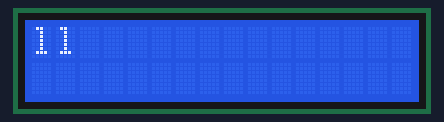
Bench run of a program on a simulated Raspberry Pi (BCM pin numbers). Shown: 16×2 character LCD. Library files of the repository ran but are not shown: RPi_LCD_16x2_I2C_driver.py. At 17.2 s the program stops and its outputs stay as they are.

Above: at 0.86 s.
At 1.33 s:
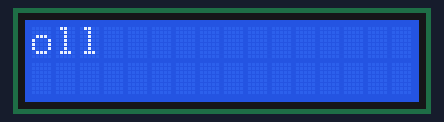
At 1.79 s:
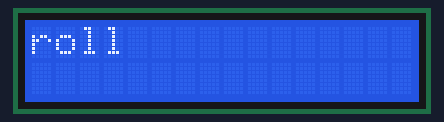
At 4.56 s:
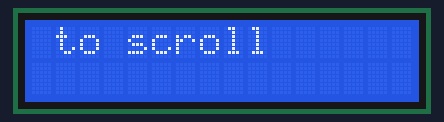
At 8.7 s:
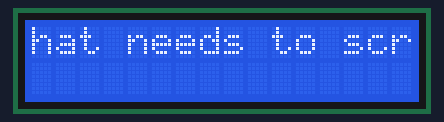
At 16.8 s:
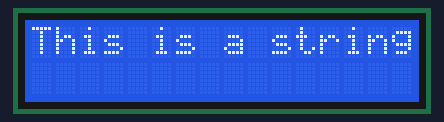

Measured:
- what the display in image 0 shows lasts 0.5 s, from 0.6 s to 1.1 s
- what the display in image 3 shows lasts 0.4 s, from 4.4 s to 4.8 s

The program:

screen_tests_scroll_text_left_to_right_once.py
```python
#!/home/pi/spotmicro/venv/bin/python3 -u

import RPi_LCD_16x2_I2C_driver
from time import *

mylcd = RPi_LCD_16x2_I2C_driver.lcd()

padding = " " * 16
my_long_string = "This is a string that needs to scroll"
padded_string = my_long_string + padding

for i in range (0, len(my_long_string)):
 lcd_text = padded_string[((len(my_long_string)-1)-i):-i]
 mylcd.lcd_display_string(lcd_text,1)
 sleep(0.4)
 mylcd.lcd_display_string(padding[(15+i):i], 1)
 
```
